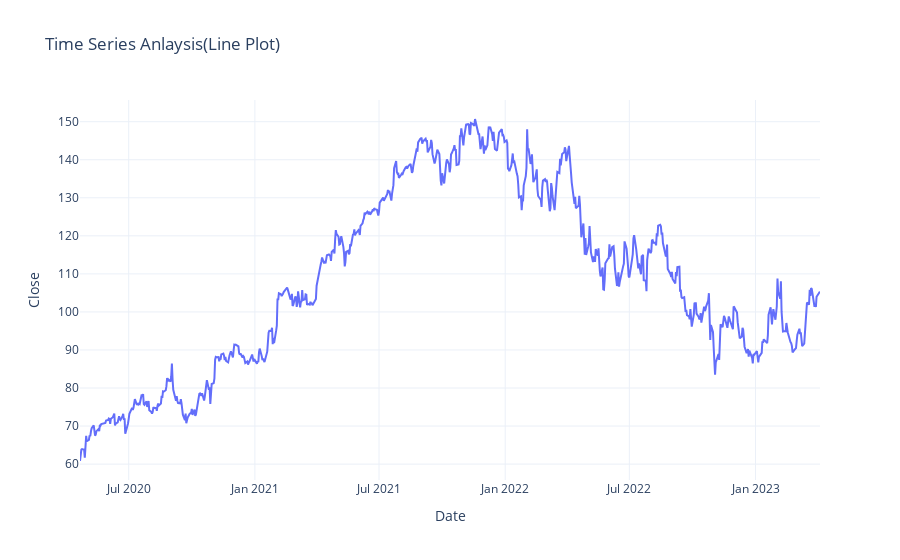

Notebook code cell kept with this figure:
### Code cell
import plotly.express as px
figure = px.line(df, x= df.index,
                 y = "Close",
                 title = "Time Series Anlaysis(Line Plot)")
figure.show()

### Figure 1 — Plotly figure (JSON) as saved in the notebook; plotly's stock layout.template omitted (floating-point values rounded to 4 significant figures; data arrays with more than 128 entries replaced by an {"elided": "..."} marker saying what was removed)
{"data": [{"hovertemplate": "Date=%{x}<br>Close=%{y}<extra></extra>", "legendgroup": "", "line": {"color": "#636efa", "dash": "solid"}, "marker": {"symbol": "circle"}, "mode": "lines", "name": "", "orientation": "v", "showlegend": false, "type": "scatter", "x": {"elided": "746 str values"}, "xaxis": "x", "y": {"elided": "746 float values"}, "yaxis": "y"}], "layout": {"legend": {"tracegroupgap": 0}, "title": {"text": "Time Series Anlaysis(Line Plot)"}, "xaxis": {"anchor": "y", "domain": [0, 1], "title": {"text": "Date"}}, "yaxis": {"anchor": "x", "domain": [0, 1], "title": {"text": "Close"}}}}
